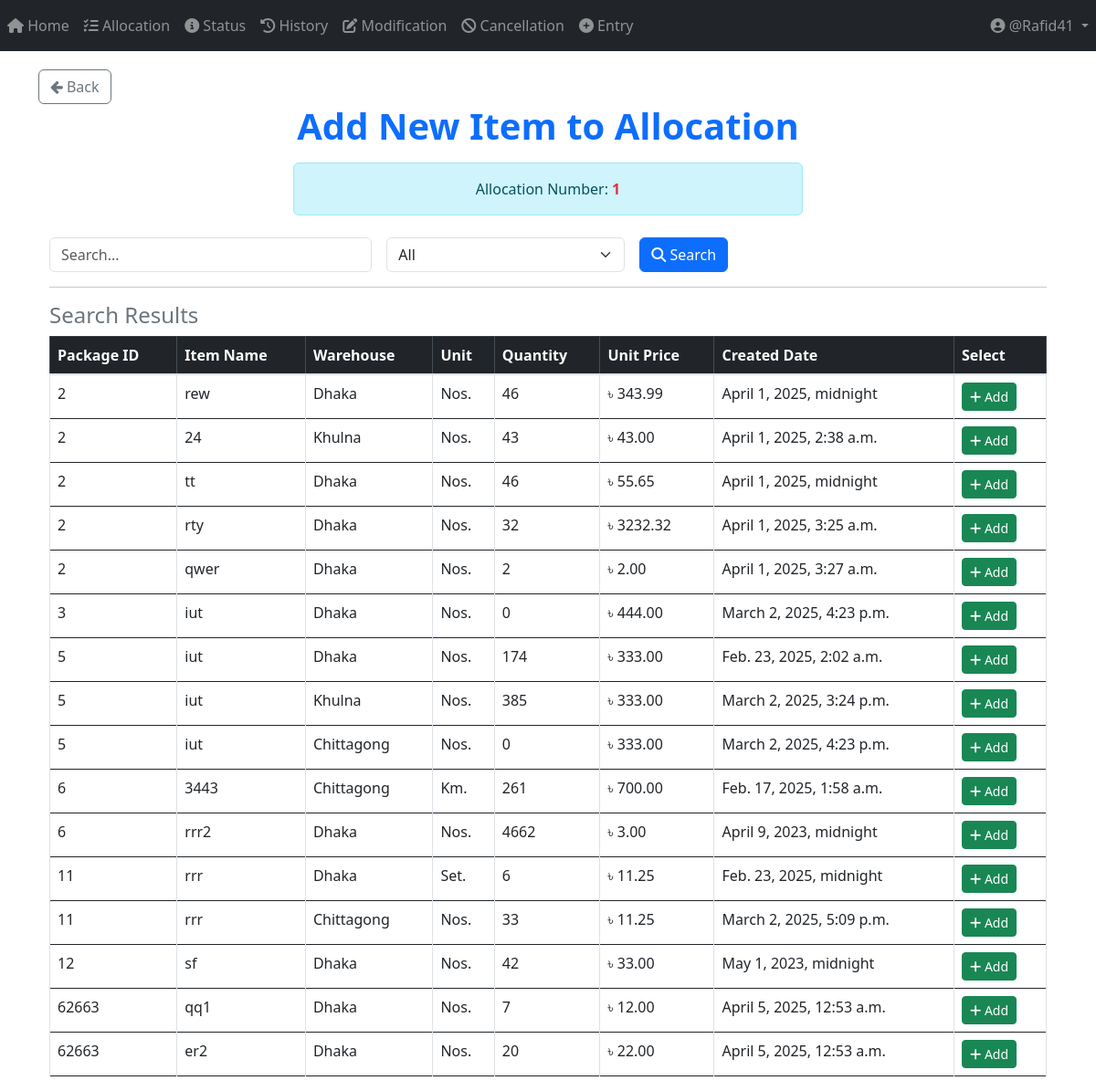
/modification/search_and_select_item/1/ (signed in), run on an earlier commit of the app's database.
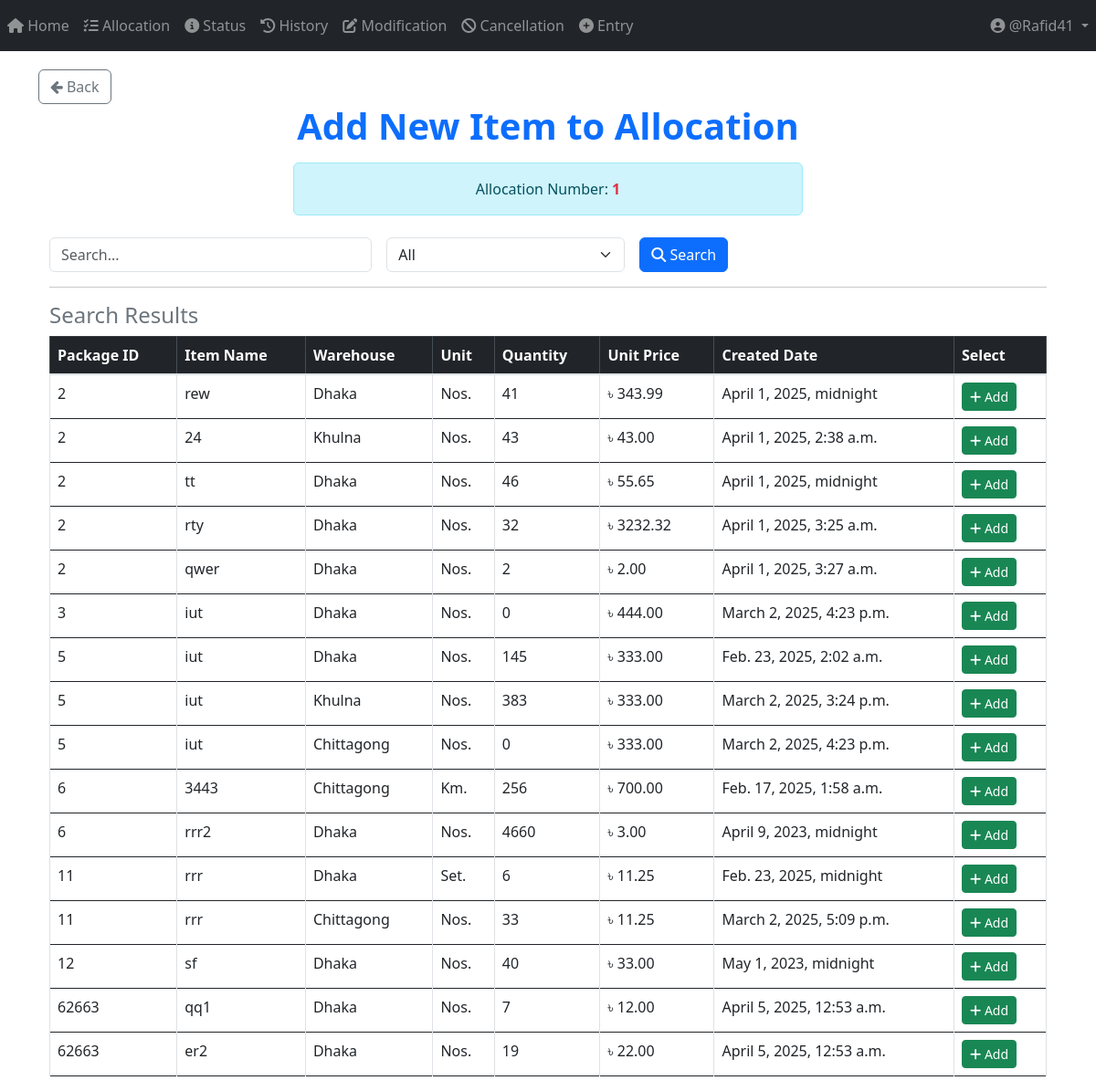
And on a later commit of the database.
### App_Entry/models.py (models this page shows, shortened)
class Item(models.Model):
    WAREHOUSE_CHOICES = [
        ("Dhaka", "Dhaka"),
        ("Khulna", "Khulna"),
        ("Chittagong", "Chittagong"),
    ]
    UNIT_CHOICES = [
        ("Nos.", "Nos."),
        ("Mtr.", "Mtr."),
        ("Km.", "Km."),
        ("Set.", "Set."),
        ("Pair.", "Pair."),
    ]
    name = models.CharField(max_length=255)
    description = models.TextField(blank=True, null=True)
    warehouse = models.CharField(
        max_length=50, choices=WAREHOUSE_CHOICES, default="Dhaka"
    )
    unit_of_item = models.CharField(
        max_length=10, choices=UNIT_CHOICES, default="Nos."
    )  # Updated field
    unit_price = models.DecimalField(max_digits=15, decimal_places=2, default=0.00)
    quantity_of_item = models.BigIntegerField(default=0)
    package = models.ForeignKey(
        Package,
        on_delete=models.SET_NULL,
        related_name="package_of_item",
        null=True,
    )
    created_at = models.DateTimeField(default=now)

class Package(models.Model):
    packageId = models.BigIntegerField(unique=True)

### App_Modification/views/Search_and_Select_to_add_item.py (the view, shortened to what this page needs)
# urls.py: path('search_and_select_item/<int:allocation_id>/', views.Search_and_Select_Items, name='search_and_select_item'),
@login_required
def Search_and_Select_Items(request, allocation_id=None):
    query = request.GET.get("query", "").strip()
    filter_by = request.GET.get("filter_by", "All")
    date_filter = request.GET.get("date", "")
    items = Item.objects.all()
    if filter_by == "Entry/Update date" and date_filter:
        try:
            date_obj = datetime.strptime(date_filter, "%Y-%m-%d")
            items = items.filter(created_at__date=date_obj.date())
        except ValueError:
            pass
    items = items.order_by("package__packageId")
    allocation_number = None
    if allocation_id:
        try:
            allocation = Allocation_Number.objects.get(id=allocation_id)
            allocation_number = allocation.allocation_no
        except Allocation_Number.DoesNotExist:
            messages.error(request, "Invalid Allocation Number.")
    return render(
        request,
        "App_Modification/Search_and_Select_Items.html",
        {
            "items": items,
            "query": query,
            "filter_by": filter_by,
            "date_filter": date_filter,
            "allocation_number": allocation_number,
            "allocation_id": allocation_id,
        },
    )

### templates/App_Modification/Search_and_Select_Items.html (shortened to what this page needs)
{% extends 'base.html' %}
{% load static %}
{% block body_block %}
<a href="{% url 'App_Modification:modification_options' allocation_id %}" class="btn btn-outline-secondary">
  <i class="fa fa-arrow-left"></i> Back
</a>
<center>
  <h1 class="fw-bold text-primary">Add New Item to Allocation</h1>
  {% if allocation_number %}
    <div class="alert alert-info mt-3 w-50 mx-auto">
      Allocation Number: <strong class="text-danger">{{ allocation_number }}</strong>
    </div>
  {% endif %}
</center>
<div class="container mt-4">
  <form method="GET" action="{% url 'App_Modification:search_and_select_item' allocation_id %}" class="row g-3">
    <div class="col-md-4">
      <input type="text" name="query" class="form-control" placeholder="Search..." value="{{ query }}">
    </div>
    <div class="col-md-3">
      <select name="filter_by" class="form-select" onchange="toggleInputFields()">
        <option value="All" {% if filter_by == "All" %}selected{% endif %}>All</option>
      </select>
    </div>
    <div class="col-md-2">
      <button type="submit" class="btn btn-primary"><i class="fas fa-search"></i> Search</button>
    </div>
  </form>
  <hr>
  <h4 class="text-secondary">Search Results</h4>
  <div class="table-responsive">
    <table class="table table-bordered table-hover">
      <thead class="table-dark">
        <tr>
          <th>Package ID</th>
          <th>Item Name</th>
          <th>Warehouse</th>
          <th>Unit</th>
          <th>Quantity</th>
          <th>Unit Price</th>
          <th>Created Date</th>
          <th>Select</th>
        </tr>
      </thead>
      <tbody>
        {% if items %}
          {% for item in items %}
            <tr>
              <td>{{ item.package.packageId }}</td>
              <td>{{ item.name }}</td>
              <td>{{ item.warehouse }}</td>
              <td>{{ item.unit_of_item }}</td>
              <td>{{ item.quantity_of_item }}</td>
              <td>৳ {{ item.unit_price }}</td>
              <td>{{ item.created_at }}</td>
              <td>
                <a href="{% url 'App_Modification:add_item' allocation_id item.id %}" class="btn btn-success btn-sm">
                  <i class="fas fa-plus"></i> Add
                </a>
              </td>
            </tr>
          {% endfor %}
        {% else %}
          <tr><td colspan="8" class="text-center text-danger">No matching items found</td></tr>
        {% endif %}
      </tbody>
    </table>
  </div>
</div>
{% endblock %}

What changed in the data, as far as the page shows it:
changed Item "rew": quantity_of_item "46" → "41"
changed Item "Feb. 23, 2025, 2:02 a.m.": quantity_of_item "174" → "145"
changed Item "March 2, 2025, 3:24 p.m.": quantity_of_item "385" → "383"
changed Item "Km.": quantity_of_item "261" → "256"
changed Item "rrr2": quantity_of_item "4662" → "4660"
changed Item "sf": quantity_of_item "42" → "40"
changed Item "er2": quantity_of_item "20" → "19"
